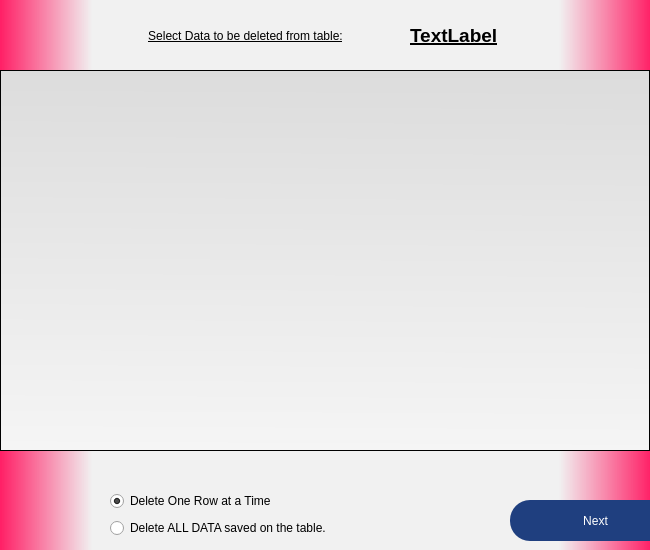
<?xml version="1.0" encoding="UTF-8"?>
<ui version="4.0">
 <class>delete_DATA_window</class>
 <widget class="QDialog" name="delete_DATA_window">
  <property name="geometry">
   <rect>
    <x>0</x>
    <y>0</y>
    <width>650</width>
    <height>550</height>
   </rect>
  </property>
  <property name="sizePolicy">
   <sizepolicy hsizetype="Fixed" vsizetype="Preferred">
    <horstretch>0</horstretch>
    <verstretch>0</verstretch>
   </sizepolicy>
  </property>
  <property name="minimumSize">
   <size>
    <width>650</width>
    <height>550</height>
   </size>
  </property>
  <property name="maximumSize">
   <size>
    <width>650</width>
    <height>550</height>
   </size>
  </property>
  <property name="windowTitle">
   <string>Delete Data</string>
  </property>
  <property name="windowIcon">
   <iconset>
    <normaloff>icon.png</normaloff>icon.png</iconset>
  </property>
  <property name="styleSheet">
   <string notr="true">LoginPg:QDialog{background-color: qconicalgradient(cx:0.258528, cy:0.847, angle:20, stop:0 rgba(123, 230, 239, 255), stop:1 rgba(255, 255, 255, 255))}</string>
  </property>
  <widget class="QStackedWidget" name="stackedWidget">
   <property name="geometry">
    <rect>
     <x>0</x>
     <y>0</y>
     <width>650</width>
     <height>550</height>
    </rect>
   </property>
   <property name="currentIndex">
    <number>0</number>
   </property>
   <widget class="QWidget" name="page">
    <widget class="QWidget" name="delete_TB_widget" native="true">
     <property name="geometry">
      <rect>
       <x>0</x>
       <y>0</y>
       <width>650</width>
       <height>550</height>
      </rect>
     </property>
     <property name="styleSheet">
      <string notr="true">QWidget#delete_TB_widget{
background-color:qlineargradient(spread:pad, x1:0, y1:0.505682, x2:1, y2:0.505682, stop:0 rgba(255, 30, 101, 255), stop:0.142045 rgba(241, 241, 241, 255), stop:0.857955 rgba(241, 241, 241, 255), stop:1 rgba(255, 30, 101, 255))
}</string>
     </property>
     <widget class="QTableWidget" name="tableWidget">
      <property name="geometry">
       <rect>
        <x>0</x>
        <y>70</y>
        <width>650</width>
        <height>381</height>
       </rect>
      </property>
      <property name="minimumSize">
       <size>
        <width>650</width>
        <height>381</height>
       </size>
      </property>
      <property name="maximumSize">
       <size>
        <width>650</width>
        <height>381</height>
       </size>
      </property>
      <property name="styleSheet">
       <string notr="true">background-color: qlineargradient(spread:pad, x1:0.506, y1:0, x2:0.494318, y2:1, stop:0 rgba(220,220,220, 255), stop:1 rgba(245, 245, 245, 255));

border-color: rgb(0, 0, 0);</string>
      </property>
      <property name="frameShape">
       <enum>QFrame::Box</enum>
      </property>
      <property name="frameShadow">
       <enum>QFrame::Plain</enum>
      </property>
      <property name="editTriggers">
       <set>QAbstractItemView::NoEditTriggers</set>
      </property>
      <property name="alternatingRowColors">
       <bool>true</bool>
      </property>
      <property name="selectionMode">
       <enum>QAbstractItemView::SingleSelection</enum>
      </property>
      <property name="selectionBehavior">
       <enum>QAbstractItemView::SelectRows</enum>
      </property>
      <attribute name="verticalHeaderVisible">
       <bool>false</bool>
      </attribute>
     </widget>
     <widget class="QPushButton" name="next">
      <property name="geometry">
       <rect>
        <x>510</x>
        <y>500</y>
        <width>171</width>
        <height>41</height>
       </rect>
      </property>
      <property name="styleSheet">
       <string notr="true">background-color: rgb(31, 63, 127);
font: 63 italic 14pt &quot;Segoe UI Semibold&quot;;
border-radius:20px;
color: rgb(255, 255, 255);</string>
      </property>
      <property name="text">
       <string>Next</string>
      </property>
     </widget>
     <widget class="QLabel" name="label_5">
      <property name="geometry">
       <rect>
        <x>90</x>
        <y>20</y>
        <width>311</width>
        <height>31</height>
       </rect>
      </property>
      <property name="styleSheet">
       <string notr="true">
text-decoration: underline;</string>
      </property>
      <property name="text">
       <string>Select Data to be deleted from table:</string>
      </property>
      <property name="alignment">
       <set>Qt::AlignCenter</set>
      </property>
     </widget>
     <widget class="QWidget" name="verticalLayoutWidget">
      <property name="geometry">
       <rect>
        <x>110</x>
        <y>490</y>
        <width>251</width>
        <height>51</height>
       </rect>
      </property>
      <layout class="QVBoxLayout" name="verticalLayout">
       <item>
        <widget class="QRadioButton" name="del_oneRow">
         <property name="styleSheet">
          <string notr="true">
font: 75 oblique 9pt &quot;DejaVu Sans&quot;;</string>
         </property>
         <property name="text">
          <string>Delete One Row at a Time</string>
         </property>
         <property name="checked">
          <bool>true</bool>
         </property>
        </widget>
       </item>
       <item>
        <widget class="QRadioButton" name="del_wholeTB_DATA">
         <property name="styleSheet">
          <string notr="true">font: 75 oblique 9pt &quot;DejaVu Sans&quot;;
font: 75 oblique 9pt &quot;DejaVu Sans&quot;;</string>
         </property>
         <property name="text">
          <string>Delete ALL DATA saved on the table. </string>
         </property>
        </widget>
       </item>
      </layout>
     </widget>
     <widget class="QLabel" name="selectedTB">
      <property name="geometry">
       <rect>
        <x>410</x>
        <y>10</y>
        <width>201</width>
        <height>51</height>
       </rect>
      </property>
      <property name="font">
       <font>
        <family>MS Shell Dlg 2</family>
        <pointsize>14</pointsize>
        <italic>false</italic>
        <bold>true</bold>
        <underline>true</underline>
       </font>
      </property>
      <property name="styleSheet">
       <string notr="true">font: 75 bold 14pt &quot;MS Shell Dlg 2&quot;;
text-decoration: underline;</string>
      </property>
      <property name="text">
       <string>TextLabel</string>
      </property>
      <property name="wordWrap">
       <bool>true</bool>
      </property>
     </widget>
     <widget class="QLabel" name="selectedRow">
      <property name="geometry">
       <rect>
        <x>86</x>
        <y>454</y>
        <width>481</width>
        <height>31</height>
       </rect>
      </property>
      <property name="font">
       <font>
        <family>DejaVu Sans</family>
        <pointsize>9</pointsize>
        <italic>true</italic>
        <bold>false</bold>
       </font>
      </property>
      <property name="styleSheet">
       <string notr="true">font: 75 oblique 9pt &quot;DejaVu Sans&quot;;</string>
      </property>
      <property name="text">
       <string/>
      </property>
      <property name="alignment">
       <set>Qt::AlignRight|Qt::AlignTrailing|Qt::AlignVCenter</set>
      </property>
      <property name="wordWrap">
       <bool>true</bool>
      </property>
     </widget>
    </widget>
   </widget>
   <widget class="QWidget" name="page_2">
    <widget class="QWidget" name="confirmation_widget" native="true">
     <property name="geometry">
      <rect>
       <x>0</x>
       <y>0</y>
       <width>650</width>
       <height>550</height>
      </rect>
     </property>
     <property name="styleSheet">
      <string notr="true">QWidget#confirmation_widget{
background-color:qlineargradient(spread:pad, x1:0, y1:0.505682, x2:1, y2:0.505682, stop:0 rgba(255, 30, 101, 255), stop:0.142045 rgba(241, 241, 241, 255), stop:0.857955 rgba(241, 241, 241, 255), stop:1 rgba(255, 30, 101, 255))
}</string>
     </property>
     <widget class="QLabel" name="label">
      <property name="geometry">
       <rect>
        <x>230</x>
        <y>70</y>
        <width>201</width>
        <height>221</height>
       </rect>
      </property>
      <property name="text">
       <string/>
      </property>
      <property name="pixmap">
       <pixmap>../PNG/warning.png</pixmap>
      </property>
      <property name="scaledContents">
       <bool>true</bool>
      </property>
     </widget>
     <widget class="QLabel" name="label_2">
      <property name="geometry">
       <rect>
        <x>140</x>
        <y>310</y>
        <width>381</width>
        <height>41</height>
       </rect>
      </property>
      <property name="font">
       <font>
        <family>Terminal</family>
        <pointsize>12</pointsize>
        <bold>true</bold>
       </font>
      </property>
      <property name="text">
       <string>!! LAST WARNING !!</string>
      </property>
      <property name="alignment">
       <set>Qt::AlignCenter</set>
      </property>
     </widget>
     <widget class="QLabel" name="label_3">
      <property name="geometry">
       <rect>
        <x>46</x>
        <y>370</y>
        <width>561</width>
        <height>41</height>
       </rect>
      </property>
      <property name="font">
       <font>
        <family>DejaVu Sans</family>
        <pointsize>12</pointsize>
        <italic>true</italic>
        <bold>true</bold>
       </font>
      </property>
      <property name="text">
       <string>Are you sure you want to delete</string>
      </property>
      <property name="alignment">
       <set>Qt::AlignCenter</set>
      </property>
     </widget>
     <widget class="QLabel" name="del_action_label">
      <property name="geometry">
       <rect>
        <x>50</x>
        <y>410</y>
        <width>551</width>
        <height>31</height>
       </rect>
      </property>
      <property name="font">
       <font>
        <family>DejaVu Sans</family>
        <pointsize>12</pointsize>
        <italic>true</italic>
        <bold>true</bold>
       </font>
      </property>
      <property name="text">
       <string>TextLabel</string>
      </property>
      <property name="alignment">
       <set>Qt::AlignCenter</set>
      </property>
     </widget>
     <widget class="Line" name="line">
      <property name="geometry">
       <rect>
        <x>130</x>
        <y>350</y>
        <width>401</width>
        <height>21</height>
       </rect>
      </property>
      <property name="orientation">
       <enum>Qt::Horizontal</enum>
      </property>
     </widget>
     <widget class="QPushButton" name="YES">
      <property name="geometry">
       <rect>
        <x>380</x>
        <y>500</y>
        <width>141</width>
        <height>41</height>
       </rect>
      </property>
      <property name="styleSheet">
       <string notr="true">background-color: rgb(141, 0, 0);
font: 63 italic 14pt &quot;Segoe UI Semibold&quot;;
color: rgb(255, 255, 255);
</string>
      </property>
      <property name="text">
       <string>Yes</string>
      </property>
     </widget>
     <widget class="QPushButton" name="NO">
      <property name="geometry">
       <rect>
        <x>530</x>
        <y>500</y>
        <width>151</width>
        <height>41</height>
       </rect>
      </property>
      <property name="styleSheet">
       <string notr="true">background-color: rgb(0, 81, 0);
font: 63 italic 14pt &quot;Segoe UI Semibold&quot;;
color: rgb(255, 255, 255);
</string>
      </property>
      <property name="text">
       <string>No</string>
      </property>
     </widget>
     <widget class="QPushButton" name="previous">
      <property name="geometry">
       <rect>
        <x>-40</x>
        <y>500</y>
        <width>191</width>
        <height>41</height>
       </rect>
      </property>
      <property name="styleSheet">
       <string notr="true">
font: 63 italic 14pt &quot;Segoe UI Semibold&quot;;

</string>
      </property>
      <property name="text">
       <string>Previous</string>
      </property>
     </widget>
    </widget>
   </widget>
  </widget>
 </widget>
 <resources/>
 <connections/>
</ui>
